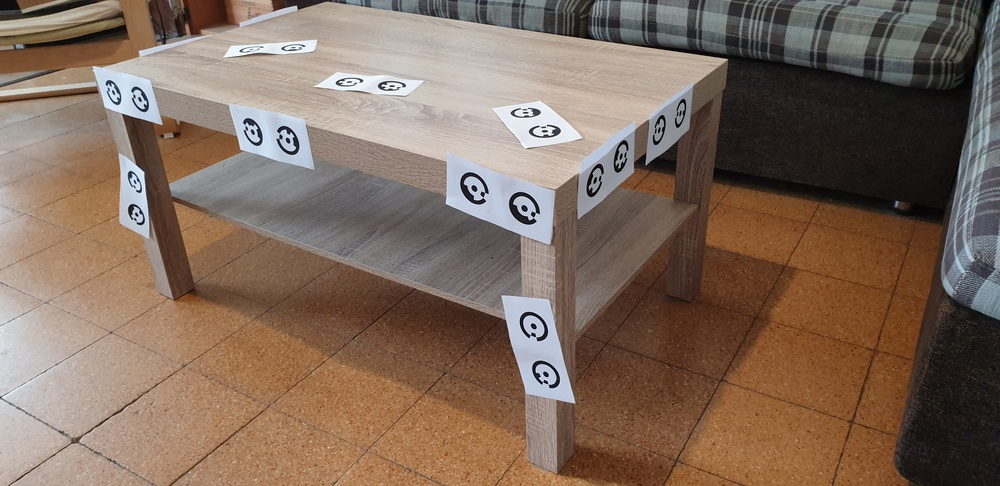
#> input picture Digital/Project/table_targets/20210325_121543.jpg, 1000 x 486 px, shrunk from 4032 x 1960 before the run, found by its file name
$ python rad_target_detection.py
#> lines starting #> are read from the running program, lines starting #| are printed output that depends on the picture; after the words box and inside, x2 and y2 are one past the last pixel; in counts of white or black regions, pixels touching at a corner belong together
import numpy as np
import sys
import itertools
import matplotlib.pyplot as plt
import cv2
import pandas as pd
from tqdm import tqdm
from colorsys import hsv_to_rgb


def binarize_image(img, d=50, sig1=100, sig2=100, b_size=13, c=5):
    """

    :param img:
    :return:
    """
    blur = cv2.bilateralFilter(img, d, sig1, sig2)  # d>=5, sigma values (10 is small, bigger the more effect)
    # blur = cv.GaussianBlur(img,(5,5),0)

    # plt.imshow(blur)
    # plt.show()

    binary_img = cv2.adaptiveThreshold(blur, 255, cv2.ADAPTIVE_THRESH_GAUSSIAN_C,
                                       cv2.THRESH_BINARY_INV, b_size, c)

    return binary_img


def contour_image(binary, thresh=15):
    """

    :param binary:
    :param thresh:
    :return:
    """
    contours, hierarchy = cv2.findContours(binary,
                                           cv2.RETR_TREE,
                                           cv2.CHAIN_APPROX_SIMPLE)
    # filter out short ones
    contours = [cnt for cnt in contours if len(cnt) > thresh]
    return contours


def find_ellipses(conts):
    """

    :param conts:
    :return:
    """
    ellipses = []
    hulls = []
    # for each contour fit an ellipse
    print('[INFO] fitting ellipses to contours')
    for i, cnt in enumerate(conts):
        # get convex hull of contour
        hull = cv2.convexHull(cnt, returnPoints=True)
        # defects = cv2.convexityDefects(cnt, hull)

        # hulls must be greater or equal to 5 to be able to fit an ellipse to it
        if len(hull) >= 5:
            ellipse = cv2.fitEllipse(np.array(hull))
            ellipses.append(ellipse)
            hulls.append(hull)

    print('[INFO] found {} valid ellipses'.format(len(ellipses)))
    return ellipses, hulls


def draw_ellipse(
        img, center, axes, angle,
        startAngle, endAngle, color,
        thickness=3, lineType=cv2.LINE_8, shift=0):
    """

    :param img:
    :param center:
    :param axes:
    :param angle:
    :param startAngle:
    :param endAngle:
    :param color:
    :param thickness:
    :param lineType:
    :param shift:
    :return:
    """
    center = (
        int(round(center[0])),
        int(round(center[1]))
    )
    axes = (
        int(round(axes[0]) / 2),
        int(round(axes[1]) / 2)
    )
    # cv.ellipse(img, center, axes, angle, startAngle, endAngle, color[, thickness[, lineType[, shift]]])
    cv2.ellipse(
        img, center, axes, angle,
        startAngle, endAngle, color,
        thickness, lineType, shift)


def find_rad_targets(ellipses, epsilon=5, lower_thresh=3.5, upper_thresh=7):
    print('[INFO] filtering the suspected targets from ellipses')
    rad_targets = []
    ells = []
    # organize ellipses into one array
    for ell in ellipses:
        center = ell[0]
        axes = ell[1]
        angle = ell[-1]
        center = (
            int(round(center[0])),
            int(round(center[1]))
        )
        axes = (
            int(round(axes[0])),
            int(round(axes[1]))
        )

        # we want ellipses with small eccentricity
        # if 0.5 < axes[0] / axes[1] < 2:
        ells.append([center[0], center[-1], axes[0], axes[-1], angle])

    ells = np.vstack(ells)

    # create an object to contain every possible pair of ellipses
    ell_pairs = itertools.combinations(ells, 2)

    for ells in tqdm(list(ell_pairs)):
        ell1 = ells[0]
        ell2 = ells[1]
        center1 = np.array([ell1[0], ell1[1]])
        center2 = np.array([ell2[0], ell2[1]])

        axes1 = np.array([ell1[2], ell1[3]])  # first is minor axis, second is major axis
        axes2 = np.array([ell2[2], ell2[3]])

        # check if in fact ellipses are concentric
        if np.linalg.norm(np.abs(center1 - center2)) < epsilon:
            # if they are concentric than check to see if correct ratio applies between the two
            if axes1[-1] < axes2[-1]:
                if lower_thresh < (axes2[-1] / axes1[-1]) < upper_thresh:
                    rad_targets.append(np.vstack((ell1, ell2)))
            else:
                if lower_thresh < (axes1[-1] / axes2[-1]) < upper_thresh:
                    rad_targets.append(np.vstack((ell2, ell1)))

    print('[INFO] found {} suspected as RAD targets'.format(len(rad_targets)))
    return rad_targets


def val_at_ellipse_coord(img, ellipse, n=200):
    """

    :param img:
    :param ellipse:
    :param n:
    :return:
    """
    # retrieve current ellipse parameters
    x0, y0 = ellipse[0], ellipse[1]
    minor_axis, major_axis = ellipse[2], ellipse[3]
    theta = np.deg2rad(ellipse[-1] + 90)
    # make a linear space for angles around the ellipse
    angles = np.linspace(0, 2 * np.pi, n)[:, None]
    # create points around perimeter of given ellipse
    ellipse_points = np.hstack((major_axis / 2 * np.cos(angles), minor_axis / 2 * np.sin(angles)))
    # define rotation matrix for points
    R = np.array([[np.cos(theta), -np.sin(theta)], [np.sin(theta), np.cos(theta)]])
    # extract rotated and translated points
    rot_points = np.dot(R, ellipse_points.T).T  # rotation
    rot_points[:, 0] += x0  # translation
    rot_points[:, 1] += y0

    # round points to integers for pixel indexing
    rot_points = np.around(rot_points, 0).astype(int)

    try:
        img_values = img[rot_points[:, 1], rot_points[:, 0]]  # xs - rows, ys - cols
    except IndexError:
        # for when the ellipse index is out of img bounds
        print('suspected target is out of image bounds and cannot be used')
        return rot_points, angles, None

    # normalize values to 0 or 1
    # max_val = img_values.max()
    # img_values[img_values <= 0.25 * max_val] = 0
    # img_values[img_values > 0.25 * max_val] = 1

    return rot_points, angles, img_values


def find_rad_encoding(img, rad_target):
    """

    :param img:
    :param rad_target:
    :return:
    """
    outer, inner = rad_target.copy(), rad_target.copy()
    # create outer and inner ellipse for target where outer is 85% and inner is 60% in axis sizes
    outer[2] *= 0.85
    outer[3] *= 0.85
    inner[2] *= 0.6
    inner[3] *= 0.6

    # find image values around perimeter of outer and inner ellipses
    pnts_outer, angles_outer, img_val_outer = val_at_ellipse_coord(img, outer, n=150)

    if img_val_outer is None:
        pnts_outer = -1
        pnts_inner = -1
        encoding = -1
        print('target is out of img bounds, encoding cannot be determined')
        return pnts_outer, pnts_inner, encoding

    pnts_inner, angles_inner, img_val_inner = val_at_ellipse_coord(img, inner, n=150)

    # for debug
    # plt.scatter(pnts_inner[:, 0], pnts_inner[:, 1])
    # plt.scatter(pnts_outer[:, 0], pnts_outer[:, 1])

    # get the angles where the image value along the ellipse is 0
    #
    # min_angle = np.min(angles_outer[img_val_outer == 0])  # * 180 / np.pi)
    # # find the index of the smallest angle where this is true
    # # start = np.where(angles_outer * 180 / np.pi == min_angle)[0][0]
    # start = np.where(angles_outer == min_angle)[0][0]

    # find the index where the outer ellipse value is first to be 0 (black)
    start = np.argmax(img_val_outer == 0)
    # now roll the array so that it start at that index
    img_val_inner = np.roll(img_val_inner, -start)
    # now split that array into 12 nearly equally sized pieces
    img_val_inner_split = np.array_split(img_val_inner, 12)
    # the median value should be either 255 or 0, calculate the encoding
    for i, segment in enumerate(img_val_inner_split):
        if np.median(segment) == 255:
            img_val_inner_split[i] = '1'
        else:
            img_val_inner_split[i] = '0'
    encoding = ''.join(img_val_inner_split)

    if encoding.startswith('0'):
        # return False
        pnts_outer = -1
        pnts_inner = -1
        encoding = -1
    if encoding != -1:
        print('[INFO] for target center ({}, {}) the coding is {}'.format(outer[0], outer[1], encoding))
    else:
        print('[INFO] for target center ({}, {}) - NOT A TARGET'.format(outer[0], outer[1]))
    return pnts_outer, pnts_inner, encoding


def draw_targets(img, targets):
    " draws ellips around the targets"
    if isinstance(targets, pd.DataFrame):
        for i, row in targets.iterrows():
            ell1 = targets.loc[i, 'target'][0]
            ell2 = targets.loc[i, 'target'][1]
            code = targets.loc[i, 'code']
            # [7 lines of commented-out code are left out]

            draw_ellipse(img, (ell1[0], ell1[1]), (ell1[2], ell1[3]), ell1[-1], 0, 360, (255, 0, 0))
            draw_ellipse(img, (ell2[0], ell2[1]), (ell2[2], ell2[3]), ell2[-1], 0, 360, (0, 0, 255))
            cv2.putText(img, code, (int(ell1[0]+2), int(ell1[1]-10)), cv2.FONT_HERSHEY_SIMPLEX, 0.5, (0, 255, 0), 2)
    else:
        for tar in targets:
            ell1 = tar[0]
            ell2 = tar[1]
            draw_ellipse(img, (ell1[0], ell1[1]), (ell1[2], ell1[3]), ell1[-1], 0, 360, (255, 0, 0))
            draw_ellipse(img, (ell2[0], ell2[1]), (ell2[2], ell2[3]), ell2[-1], 0, 360, (0, 0, 255))


# [9 lines left out: function get_cmap_string, not called in this run]


def targets_encoding(binary_img, targets):
    targets_df = pd.DataFrame(columns=['target', 'code', 'color'])
    targets_df['target'] = targets
    # find target encoding using the external ellipse in every ellipse-pair target
    ext_ellipses = np.vstack(targets)[1::2]  # here we take every 2nd ellipse in the pairs since it is the external
    codes = []
    # plt.imshow(binary_img, cmap='gray')
    for elli in ext_ellipses:
        pnts_outer, pnts_inner, code = find_rad_encoding(binary_img, elli)
        codes.append(code)

    # plt.show()

    targets_df['code'] = codes
    targets_df = targets_df[targets_df['code'] != -1]
    return targets_df


if __name__ == '__main__':

    image = cv2.imread(r'.\table_targets\20210325_121543.jpg')
#> image is the input picture: shape (486, 1000, 3); mean B, G, R 92.7, 107.3, 128.2
    # image = cv2.imread(r'.\Shaul_Car2\20210313_144448.jpg')

    image = cv2.cvtColor(image, cv2.COLOR_BGR2RGB)  # rgb image
    # plt.imshow(image)
    # plt.show()
    rgb_img = image.copy()

    gray = cv2.cvtColor(image, cv2.COLOR_RGB2GRAY)  # gray image
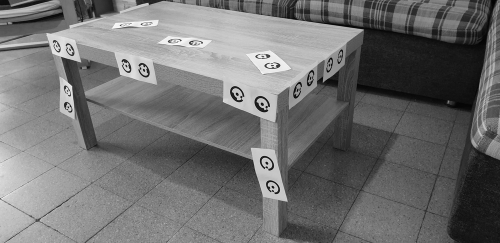
#> gray: shape (486, 1000) (shown at 1/2 size); min 0, max 255, mean 111.9
    # plt.imshow(gray, cmap='gray')
    # plt.show()

    # firstly we will threshold the image to make it binary
    binary_img = binarize_image(gray, d=20, sig1=125, sig2=125, b_size=29, c=9)  # 100,100,17,5
#> in binarize_image, `blur = cv2.bilateralFilter(img, d, sig1, sig2)`:
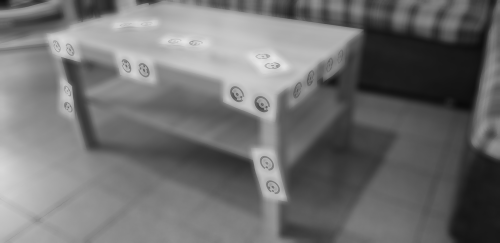
#> blur: shape (486, 1000) (shown at 1/2 size); min 10, max 232, mean 112.1
#> in binarize_image, `binary_img = cv2.adaptiveThreshold(blur, 255, cv2.ADAPTIVE_THRESH_GAUS..`:
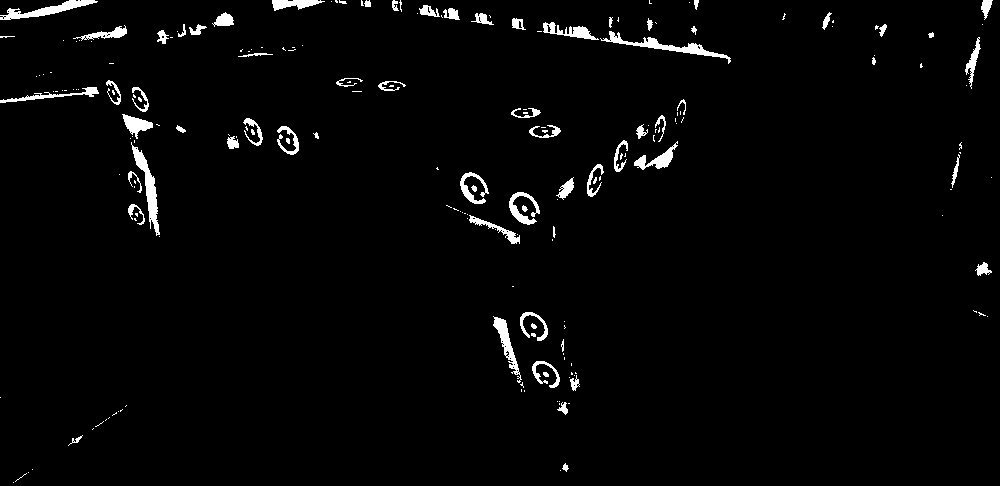
#> binary_img: shape (486, 1000); 2.4% white; 205 white regions (135 under 20 px)
    plt.imshow(binary_img, cmap='gray')
    plt.show()

    # getting contours of the binary image
    conts = contour_image(binary_img, thresh=7)
#> in contour_image, `contours, hierarchy = cv2.findContours(binary, cv2.RETR_TREE, cv2.CHAI..`: contours = 269 contours, 212 with area under 20; largest, box (x1, y1, x2, y2) and area: (131, 142, 160, 236) 640, (600, 31, 731, 64) 620, (0, 0, 98, 20) 552, (493, 316, 522, 383) 446, (634, 141, 678, 170) 347
#> in contour_image, `contours = [cnt for cnt in contours if len(cnt) > thresh]`: contours = 89 contours, 32 with area under 20; largest, box (x1, y1, x2, y2) and area: (131, 142, 160, 236) 640, (600, 31, 731, 64) 620, (0, 0, 98, 20) 552, (493, 316, 522, 383) 446, (634, 141, 678, 170) 347
#> conts has the same summary as contours in contour_image
    c_img = rgb_img.copy()
    cv2.drawContours(c_img, conts, -1, (255, 0, 0), 1)
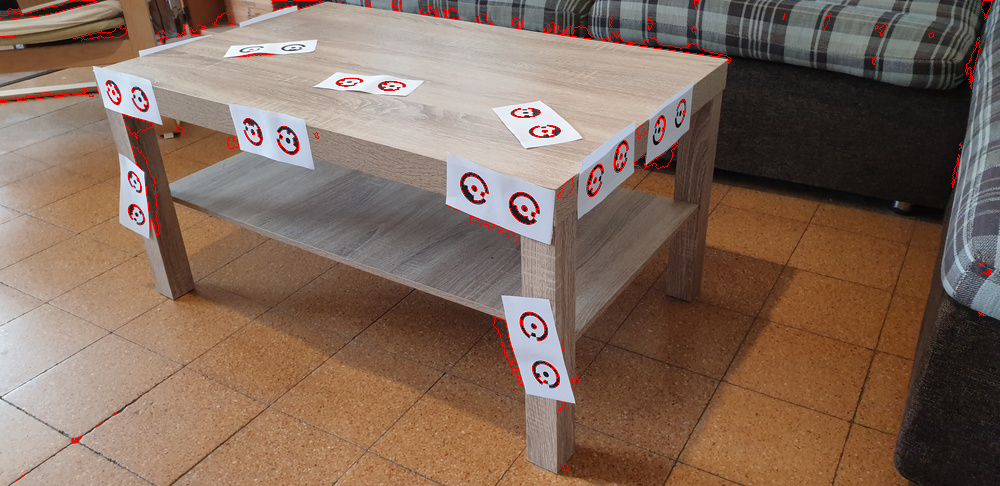
#> c_img: shape (486, 1000, 3); mean R, G, B 130.3, 106.7, 92.1
    plt.imshow(c_img)
    plt.show()

    # next step is to fit ellipses to the contours and filter out ones that cannot be candidates for target
    ellipses, hulls = find_ellipses(conts)
#> the loop in find_ellipses, `for i, cnt in enumerate(conts):` made 89 passes
#> ellipse on passes 1, 2, 3, 4, 6, 8, 9, 10: ((20.42, 476.9), (0.786, 14.3), 54.36), ((565.1, 467.2), (5.71, 7.9), 172.4), ((75.17, 439.3), (6.42, 19.58), 43.97), ((99, 423.5), (1.5, 9.54), 56.6), ((562.5, 408.7), (10.01, 13.81), 13.07), ((574.5, 382.4), (8.88, 16.77), 172.5), ((545.6, 373.8), (20.81, 32.27), 134.3), ((562.8, 344.9), (3.52, 12.2), 7.97)
#> after the loop in find_ellipses, `for i, cnt in enumerate(conts):`: ellipses = 82 items; hulls = 82 contours, 20 with area under 20; largest, box (x1, y1, x2, y2) and area: (600, 31, 731, 64) 1493, (131, 142, 160, 236) 1034, (0, 0, 98, 20) 888, (509, 192, 540, 225) 726, (0, 87, 99, 103) 688
#| [INFO] found 82 valid ellipses
#> ellipses = 82 items

    # find concentric ellipses, check to see if ratio applies between each pair of concentric ellipses
    rad_targets = find_rad_targets(ellipses, lower_thresh=3.4, upper_thresh=7.6)
#> the loop in find_rad_targets, `for ell in ellipses:` made 82 passes
#> (ell, center, axes, angle) on passes 1 to 6: (((20.42, 476.9), (0.786, 14.3), 54.36), (20, 477), (1, 14), 54.36), (((565.1, 467.2), (5.71, 7.9), 172.4), (565, 467), (6, 8), 172.4), (((75.17, 439.3), (6.42, 19.58), 43.97), (75, 439), (6, 20), 43.97), (((99, 423.5), (1.5, 9.54), 56.6), (99, 424), (1, 10), 56.6), (((562.5, 408.7), (10.01, 13.81), 13.07), (563, 409), (10, 14), 13.07), (((574.5, 382.4), (8.88, 16.77), 172.5), (574, 382), (9, 17), 172.5)
#> after the loop in find_rad_targets, `for ell in ellipses:`: ells = 82 items, first 6: [20, 477, 1, 14, 54.36], [565, 467, 6, 8, 172.4], [75, 439, 6, 20, 43.97], [99, 424, 1, 10, 56.6], [563, 409, 10, 14, 13.07], [574, 382, 9, 17, 172.5]
#> in find_rad_targets, `ells = np.vstack(ells)`: ells = 82 rows, first 6: [20, 477, 1, 14, 54.36], [565, 467, 6, 8, 172.4], [75, 439, 6, 20, 43.97], [99, 424, 1, 10, 56.6], [563, 409, 10, 14, 13.07], [574, 382, 9, 17, 172.5]
#> the loop in find_rad_targets, `for ells in tqdm(list(ell_pairs)):` made 3321 passes
#> ells on passes 1 to 3: ([20, 477, 1, 14, 54.36], [565, 467, 6, 8, 172.4]), ([20, 477, 1, 14, 54.36], [75, 439, 6, 20, 43.97]), ([20, 477, 1, 14, 54.36], [99, 424, 1, 10, 56.6])
#| [INFO] found 9 suspected as RAD targets

    # coding each target by it's shape and returning in data frame
    targets = targets_encoding(binarize_image(gray, d=20, sig1=100, sig2=100, b_size=51, c=10), rad_targets)  # 20,75,75,11,2
#> call 2 of binarize_image, with d = 20, sig1 = 100, sig2 = 100, b_size = 51, c = 10
#> in binarize_image (call 2), `binary_img = cv2.adaptiveThreshold(blur, 255, cv2.ADAPTIVE_THRESH_GAUS..`:
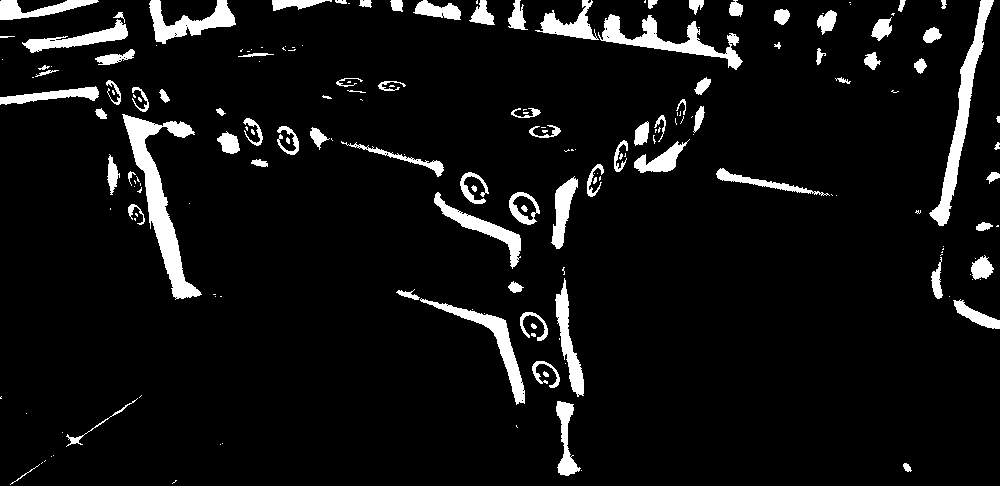
#> binary_img: shape (486, 1000); 6.9% white; 189 white regions (98 under 20 px), largest, box (x1, y1, x2, y2) and area: (122, 114, 202, 300) 3847, (929, 0, 994, 226) 2713, (598, 14, 743, 70) 2207
#> the loop in targets_encoding, `for elli in ext_ellipses:` made 9 passes
#> elli on passes 1 to 8: [533, 326, 23, 33, 137.5], [524, 208, 27, 35, 141.6], [474, 188, 24, 35, 146.1], [595, 180, 14, 34, 17.45], [620, 156, 12, 32, 12.94], [545, 131, 13, 31, 88.57], [252, 131, 16, 29, 153.3], [113, 92, 12, 26, 157.3]
#> (printed output is left out)

    # color map for the data
    # cmap = get_cmap_string(palette='hsv', domain=targets['code'])
    # targets['color'] = targets['code'].apply(cmap)

    # drawing found targets on img
    draw_targets(rgb_img, targets)

    cv2.imwrite("20210325_121543_coded.jpg", cv2.cvtColor(rgb_img, cv2.COLOR_RGB2BGR))
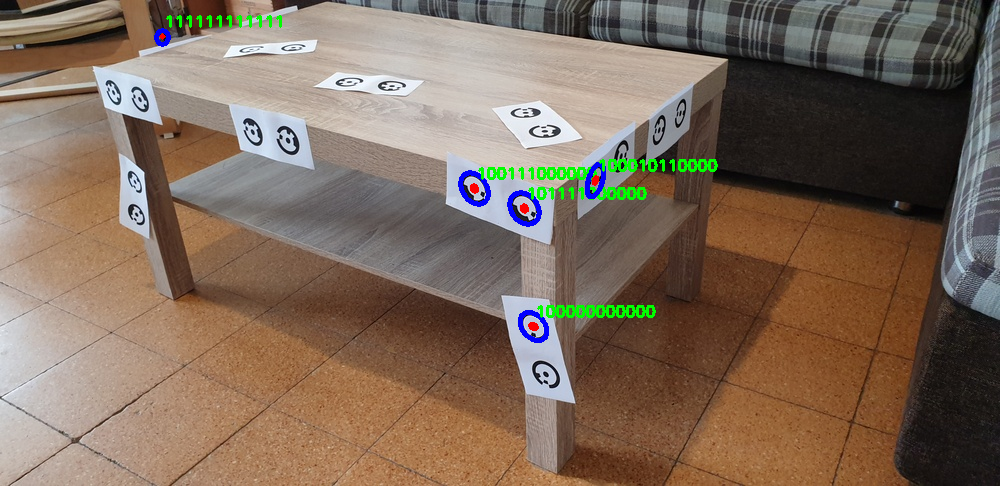
#> saved as 20210325_121543_coded.jpg: shape (486, 1000, 3); mean B, G, R 92.3, 108, 126.8

    plt.imshow(rgb_img)
    plt.show()

    # [10 lines of commented-out code are left out]
